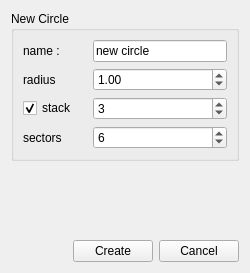
<?xml version="1.0" encoding="UTF-8"?>
<ui version="4.0">
 <class>FGECreateCircleMeshPropertiesForm</class>
 <widget class="QWidget" name="FGECreateCircleMeshPropertiesForm">
  <property name="geometry">
   <rect>
    <x>0</x>
    <y>0</y>
    <width>250</width>
    <height>273</height>
   </rect>
  </property>
  <property name="windowTitle">
   <string>Form</string>
  </property>
  <layout class="QGridLayout" name="gridLayout_2">
   <item row="0" column="0" colspan="3">
    <widget class="QGroupBox" name="groupBox_2">
     <property name="title">
      <string>New Circle</string>
     </property>
     <layout class="QGridLayout" name="gridLayout">
      <item row="1" column="1" colspan="2">
       <widget class="QDoubleSpinBox" name="radius_doubleSpinBox">
        <property name="maximum">
         <double>999999.989999999990687</double>
        </property>
        <property name="value">
         <double>1.000000000000000</double>
        </property>
       </widget>
      </item>
      <item row="0" column="0">
       <widget class="QLabel" name="label_7">
        <property name="maximumSize">
         <size>
          <width>160</width>
          <height>16777215</height>
         </size>
        </property>
        <property name="text">
         <string>name :</string>
        </property>
       </widget>
      </item>
      <item row="1" column="0">
       <widget class="QLabel" name="label">
        <property name="text">
         <string>radius</string>
        </property>
       </widget>
      </item>
      <item row="4" column="0">
       <widget class="QLabel" name="label_5">
        <property name="text">
         <string>sectors</string>
        </property>
       </widget>
      </item>
      <item row="0" column="1" colspan="2">
       <widget class="QLineEdit" name="name_object_lineEdit">
        <property name="text">
         <string>new circle</string>
        </property>
       </widget>
      </item>
      <item row="2" column="1" colspan="2">
       <widget class="QSpinBox" name="stacks_spinBox">
        <property name="minimum">
         <number>1</number>
        </property>
        <property name="maximum">
         <number>999999</number>
        </property>
        <property name="value">
         <number>3</number>
        </property>
        <property name="displayIntegerBase">
         <number>10</number>
        </property>
       </widget>
      </item>
      <item row="4" column="1" colspan="2">
       <widget class="QSpinBox" name="sectors_spinBox">
        <property name="minimum">
         <number>1</number>
        </property>
        <property name="maximum">
         <number>999999</number>
        </property>
        <property name="value">
         <number>6</number>
        </property>
        <property name="displayIntegerBase">
         <number>10</number>
        </property>
       </widget>
      </item>
      <item row="2" column="0">
       <widget class="QCheckBox" name="checkBox">
        <property name="text">
         <string>stack</string>
        </property>
        <property name="checked">
         <bool>true</bool>
        </property>
       </widget>
      </item>
     </layout>
    </widget>
   </item>
   <item row="1" column="1">
    <spacer name="verticalSpacer">
     <property name="orientation">
      <enum>Qt::Vertical</enum>
     </property>
     <property name="sizeHint" stdset="0">
      <size>
       <width>20</width>
       <height>30</height>
      </size>
     </property>
    </spacer>
   </item>
   <item row="2" column="0">
    <spacer name="horizontalSpacer">
     <property name="orientation">
      <enum>Qt::Horizontal</enum>
     </property>
     <property name="sizeHint" stdset="0">
      <size>
       <width>55</width>
       <height>20</height>
      </size>
     </property>
    </spacer>
   </item>
   <item row="2" column="1">
    <widget class="QPushButton" name="create_pushButton">
     <property name="text">
      <string>Create</string>
     </property>
    </widget>
   </item>
   <item row="2" column="2">
    <widget class="QPushButton" name="cancel_pushButton">
     <property name="text">
      <string>Cancel</string>
     </property>
    </widget>
   </item>
  </layout>
 </widget>
 <resources/>
 <connections/>
</ui>
